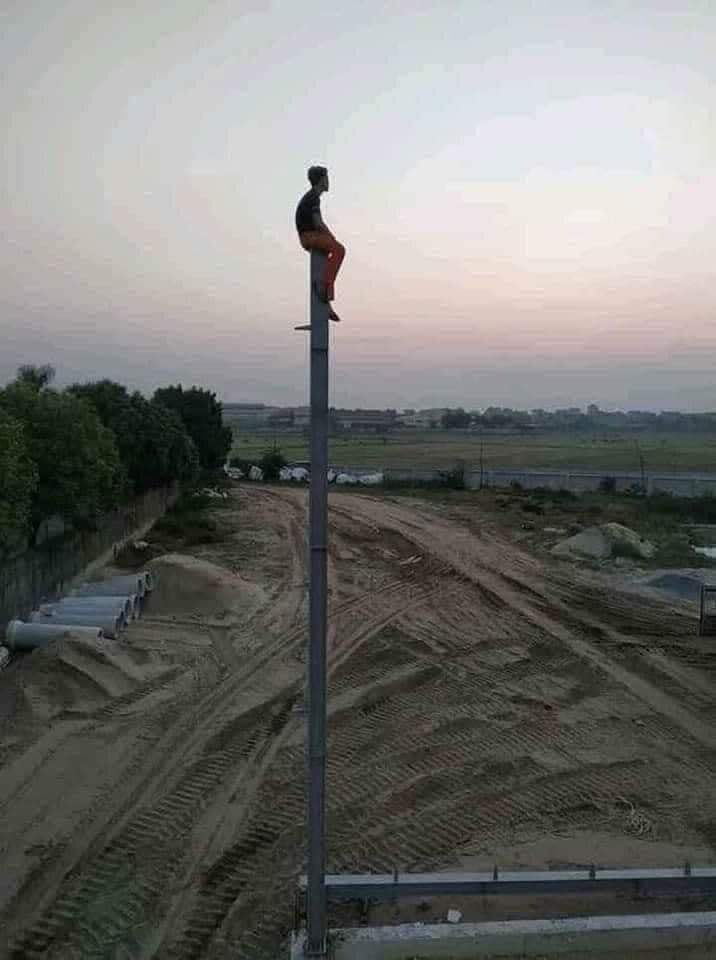
#> input picture dinh.jpg, 716 x 960 px
$ python index.py
#> lines starting #> are read from the running program, lines starting #| are printed output that depends on the picture
import cv2
src = cv2.imread('dinh.jpg')
#> src is the input picture: shape (960, 716, 3); mean B, G, R 115, 117.5, 117.3
image = cv2.flip(src, 1)
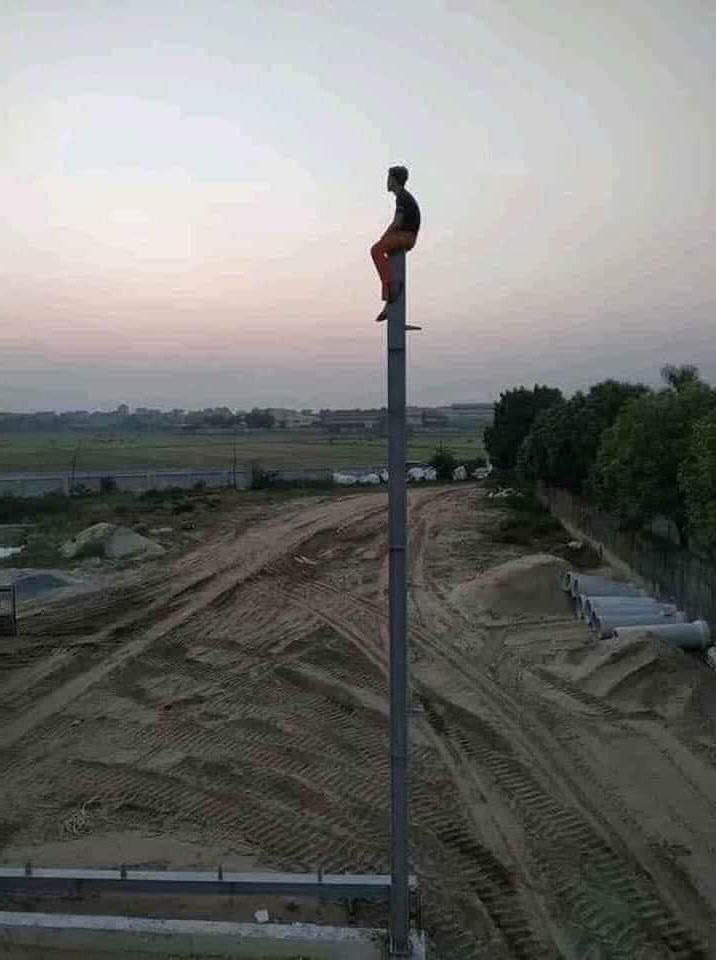
#> image: shape (960, 716, 3); mean B, G, R 115, 117.5, 117.3
cv2.imwrite('dinh2.jpg', image)
